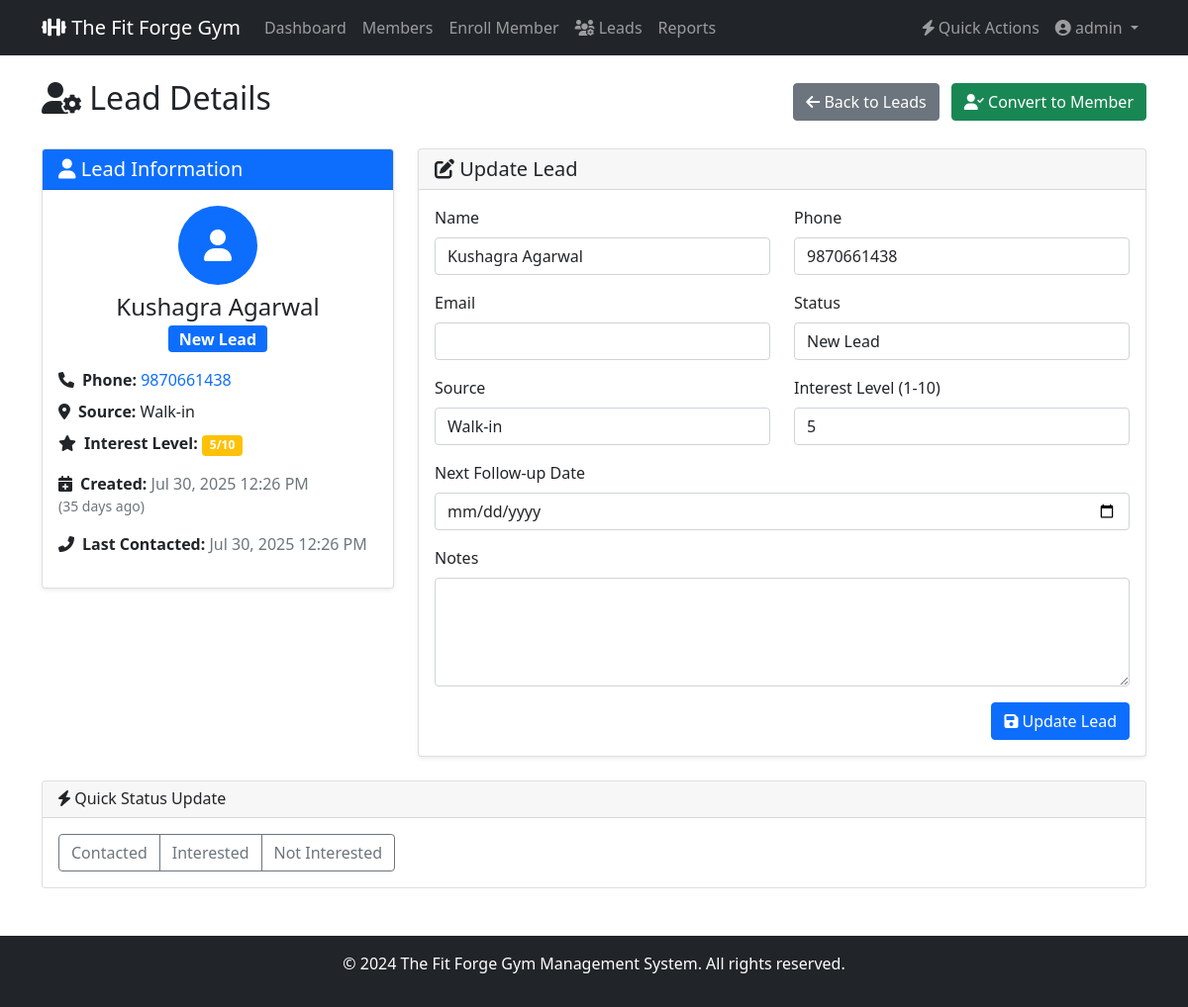
The page /leads/1/ (signed in) on the database its author committed.
### members/models.py (models this page shows, shortened)
class Lead(models.Model):
    STATUS_CHOICES = [
        ('new', 'New Lead'),
        ('contacted', 'Contacted'),
        ('interested', 'Interested'),
        ('converted', 'Converted'),
        ('not_interested', 'Not Interested'),
    ]
    SOURCE_CHOICES = [
        ('walk_in', 'Walk-in'),
        ('referral', 'Referral'),
        ('online', 'Online'),
        ('advertisement', 'Advertisement'),
        ('social_media', 'Social Media'),
        ('other', 'Other'),
    ]
    name = models.CharField(max_length=100, help_text="Full name of the visitor")
    phone = models.CharField(
        max_length=15,
        validators=[RegexValidator(r'^\+?1?\d{9,15}$', 'Enter a valid phone number.')],
        help_text="Contact number"
    )
    email = models.EmailField(blank=True, null=True, help_text="Email address (optional)")
    status = models.CharField(max_length=20, choices=STATUS_CHOICES, default='new')
    source = models.CharField(max_length=20, choices=SOURCE_CHOICES, default='walk_in')
    interest_level = models.IntegerField(
        default=5,
        help_text="Interest level from 1-10 (10 being highest)"
    )
    notes = models.TextField(blank=True, null=True, help_text="Additional notes about the lead")
    last_contacted = models.DateTimeField(blank=True, null=True)
    next_follow_up = models.DateField(blank=True, null=True, help_text="Next follow-up date")
    converted_member = models.ForeignKey(
        Member,
        on_delete=models.SET_NULL,
        blank=True,
        null=True,
        help_text="If converted, link to the member record"
    )
    conversion_date = models.DateTimeField(blank=True, null=True)
    created_at = models.DateTimeField(auto_now_add=True)
    updated_at = models.DateTimeField(auto_now=True)
    class Meta:
        ordering = ['-created_at']
        verbose_name = "Lead"
        verbose_name_plural = "Leads"
    @property
    def days_since_created(self):
        return (timezone.now() - self.created_at).days

### members/views.py (the view)
# urls.py: path('leads/<int:pk>/', views.lead_detail, name='lead_detail'),
@login_required
def lead_detail(request, pk):
    lead = get_object_or_404(Lead, pk=pk)
    if request.method == 'POST':
        form = LeadUpdateForm(request.POST, instance=lead)
        if form.is_valid():
            updated_lead = form.save()
            if updated_lead.status == 'contacted' and not updated_lead.last_contacted:
                updated_lead.last_contacted = timezone.now()
                updated_lead.save()
            messages.success(request, f'Lead {lead.name} updated successfully!')
            return redirect('lead_detail', pk=lead.pk)
    else:
        form = LeadUpdateForm(instance=lead)
    context = {
        'lead': lead,
        'form': form,
    }
    return render(request, 'members/lead_detail.html', context)

### members/forms.py (shortened to what this page needs)
class LeadUpdateForm(forms.ModelForm):
    class Meta:
        model = Lead
        fields = [
            'name', 'phone', 'email', 'status', 'source', 'interest_level',
            'notes', 'next_follow_up'
        ]
        widgets = {
            'name': forms.TextInput(attrs={'class': 'form-control'}),
            'phone': forms.TextInput(attrs={'class': 'form-control'}),
            'email': forms.EmailInput(attrs={'class': 'form-control'}),
            'status': forms.Select(attrs={'class': 'form-control'}),
            'source': forms.Select(attrs={'class': 'form-control'}),
            'interest_level': forms.NumberInput(attrs={
                'class': 'form-control',
                'min': 1,
                'max': 10
            }),
            'notes': forms.Textarea(attrs={'class': 'form-control', 'rows': 4}),
            'next_follow_up': forms.DateInput(attrs={
                'class': 'form-control',
                'type': 'date'
            })
        }

### templates/members/lead_detail.html (shortened to what this page needs)
{% extends 'base.html' %}
{% block content %}
<div class="d-flex justify-content-between align-items-center mb-4">
    <h2><i class="fas fa-user-cog"></i> Lead Details</h2>
    <div>
        <a href="{% url 'lead_list' %}" class="btn btn-secondary me-2">
            <i class="fas fa-arrow-left"></i> Back to Leads
        </a>
        {% if lead.status != 'converted' %}
        <a href="{% url 'convert_lead' lead.pk %}" class="btn btn-success">
            <i class="fas fa-user-check"></i> Convert to Member
        </a>
        {% endif %}
    </div>
</div>
<div class="row">
    <div class="col-lg-4">
        <div class="card shadow-sm">
            <div class="card-header bg-primary text-white">
                <h5 class="mb-0"><i class="fas fa-user"></i> Lead Information</h5>
            </div>
            <div class="card-body">
                <div class="text-center mb-3">
                    <div class="bg-primary rounded-circle d-flex align-items-center justify-content-center mx-auto"
                         style="width: 80px; height: 80px;">
                        <i class="fas fa-user text-white fa-2x"></i>
                    </div>
                    <h4 class="mt-2 mb-1">{{ lead.name }}</h4>
                    <span class="badge
                        {% if lead.status == 'new' %}bg-primary
                        {% elif lead.status == 'contacted' %}bg-warning
                        {% elif lead.status == 'interested' %}bg-info
                        {% elif lead.status == 'converted' %}bg-success
                        {% else %}bg-secondary{% endif %} fs-6">
                        {{ lead.get_status_display }}
                    </span>
                </div>
                <div class="row g-2 mb-3">
                    <div class="col-12">
                        <strong><i class="fas fa-phone me-2"></i>Phone:</strong>
                        <a href="tel:{{ lead.phone }}" class="text-decoration-none">{{ lead.phone }}</a>
                    </div>
                    <div class="col-12">
                        <strong><i class="fas fa-map-marker-alt me-2"></i>Source:</strong>
                        {{ lead.get_source_display }}
                    </div>
                    <div class="col-12">
                        <strong><i class="fas fa-star me-2"></i>Interest Level:</strong>
                        <span class="badge
                            {% if lead.interest_level >= 8 %}bg-success
                            {% elif lead.interest_level >= 5 %}bg-warning
                            {% else %}bg-danger{% endif %}">
                            {{ lead.interest_level }}/10
                        </span>
                    </div>
                </div>
                <div class="mb-3">
                    <strong><i class="fas fa-calendar-plus me-2"></i>Created:</strong>
                    <span class="text-muted">{{ lead.created_at|date:"M d, Y g:i A" }}</span>
                    <small class="text-muted d-block">({{ lead.days_since_created }} days ago)</small>
                </div>
                {% if lead.last_contacted %}
                <div class="mb-3">
                    <strong><i class="fas fa-phone-alt me-2"></i>Last Contacted:</strong>
                    <span class="text-muted">{{ lead.last_contacted|date:"M d, Y g:i A" }}</span>
                </div>
                {% endif %}
            </div>
        </div>
    </div>
    <div class="col-lg-8">
        <div class="card shadow-sm">
            <div class="card-header">
                <h5 class="mb-0"><i class="fas fa-edit"></i> Update Lead</h5>
            </div>
            <div class="card-body">
                <form method="post">
                    <div class="row">
                        <div class="col-md-6 mb-3">
                            <label for="{{ form.name.id_for_label }}" class="form-label">Name</label>
                            {{ form.name }}
                        </div>
                        <div class="col-md-6 mb-3">
                            <label for="{{ form.phone.id_for_label }}" class="form-label">Phone</label>
                            {{ form.phone }}
                        </div>
                    </div>
                    <div class="row">
                        <div class="col-md-6 mb-3">
                            <label for="{{ form.email.id_for_label }}" class="form-label">Email</label>
                            {{ form.email }}
                        </div>
                        <div class="col-md-6 mb-3">
                            <label for="{{ form.status.id_for_label }}" class="form-label">Status</label>
                            {{ form.status }}
                        </div>
                    </div>
                    <div class="row">
                        <div class="col-md-6 mb-3">
                            <label for="{{ form.source.id_for_label }}" class="form-label">Source</label>
                            {{ form.source }}
                        </div>
                        <div class="col-md-6 mb-3">
                            <label for="{{ form.interest_level.id_for_label }}" class="form-label">Interest Level (1-10)</label>
                            {{ form.interest_level }}
                        </div>
                    </div>
                    <div class="mb-3">
                        <label for="{{ form.next_follow_up.id_for_label }}" class="form-label">Next Follow-up Date</label>
                        {{ form.next_follow_up }}
                    </div>
                    <div class="mb-3">
                        <label for="{{ form.notes.id_for_label }}" class="form-label">Notes</label>
                        {{ form.notes }}
                    </div>
                    <div class="d-grid gap-2 d-md-flex justify-content-md-end">
                        <button type="submit" class="btn btn-primary">
                            <i class="fas fa-save me-1"></i>Update Lead
                        </button>
                    </div>
                </form>
            </div>
        </div>
    </div>
</div>
{% if lead.status != 'converted' %}
<div class="row mt-4">
    <div class="col-12">
        <div class="card">
            <div class="card-header">
                <h6 class="mb-0"><i class="fas fa-bolt"></i> Quick Status Update</h6>
            </div>
            <div class="card-body">
                <div class="btn-group" role="group">
                    {% for status_code, status_display in lead.STATUS_CHOICES %}
                    {% if status_code != lead.status and status_code != 'converted' %}
                    <button type="button" class="btn btn-outline-secondary"
                            onclick="updateStatus('{{ status_code }}', '{{ status_display }}')">
                        {{ status_display }}
                    </button>
                    {% endif %}
                    {% endfor %}
                </div>
            </div>
        </div>
    </div>
</div>
{% endif %}
{% endblock %}

### templates/base.html (shortened to what this page needs)
<!DOCTYPE html>
<html lang="en">
<head>
    <link href="https://cdn.jsdelivr.net/npm/bootstrap@5.1.3/dist/css/bootstrap.min.css" rel="stylesheet">
    <link href="https://cdnjs.cloudflare.com/ajax/libs/font-awesome/6.0.0/css/all.min.css" rel="stylesheet">
</head>
<body>
    <nav class="navbar navbar-expand-lg navbar-dark bg-dark">
        <div class="container">
            <a class="navbar-brand" href="{% url 'home' %}">
                <i class="fas fa-dumbbell"></i> The Fit Forge Gym
            </a>
            <div class="collapse navbar-collapse" id="navbarNav">
                <ul class="navbar-nav me-auto">
                    {% if not user.is_authenticated %}
                    <li class="nav-item">
                        <a class="nav-link {% if request.resolver_match.url_name == 'home' %}active{% endif %}" href="{% url 'home' %}">Home</a>
                    </li>
                    {% elif user.is_authenticated %}
                    <li class="nav-item">
                        <a class="nav-link {% if request.resolver_match.url_name == 'dashboard' %}active{% endif %}" href="{% url 'dashboard' %}">Dashboard</a>
                    </li>
                    <li class="nav-item">
                        <a class="nav-link {% if request.resolver_match.url_name == 'member_list' %}active{% endif %}" href="{% url 'member_list' %}">Members</a>
                    </li>
                    <li class="nav-item">
                        <a class="nav-link {% if request.resolver_match.url_name == 'member_enroll' %}active{% endif %}" href="{% url 'member_enroll' %}">Enroll Member</a>
                    </li>
                    <li class="nav-item">
                        <a class="nav-link {% if request.resolver_match.url_name == 'lead_list' %}active{% endif %}" href="{% url 'lead_list' %}">
                            <i class="fas fa-users-cog"></i> Leads
                        </a>
                    </li>
                    <li class="nav-item">
                        <a class="nav-link {% if request.resolver_match.url_name == 'reports' %}active{% endif %}" href="{% url 'reports' %}">Reports</a>
                    </li>
                    {% endif %}
                </ul>
                <ul class="navbar-nav">
                    {% if user.is_authenticated %}
                    <li class="nav-item">
                        <a class="nav-link {% if request.resolver_match.url_name == 'quick_actions' %}active{% endif %}" href="{% url 'quick_actions' %}">
                            <i class="fas fa-bolt"></i> Quick Actions
                        </a>
                    </li>
                    <li class="nav-item dropdown">
                        <a class="nav-link dropdown-toggle" href="#" id="navbarDropdown" role="button" data-bs-toggle="dropdown">
                            <i class="fas fa-user-circle"></i> {{ user.first_name|default:user.username }}
                        </a>
                    </li>
                    {% else %}
                    <li class="nav-item">
                        <a class="nav-link login-btn" href="{% url 'login' %}">
                            <i class="fas fa-sign-in-alt"></i> Login
                        </a>
                    </li>
                    {% endif %}
                </ul>
            </div>
        </div>
    </nav>
    <main class="container mt-4">
        {% block content %}{% endblock %}
    </main>
    <footer class="bg-dark text-white text-center py-3 mt-5">
        <div class="container">
            <p>&copy; 2024 The Fit Forge Gym Management System. All rights reserved.</p>
        </div>
    </footer>
</body>
</html>

### rows shown on the page
Lead: name "Kushagra Agarwal", status "New Lead", phone "9870661438", source "Walk-in", interest_level "5", created_at "Jul 30, 2025 12:26 PM", days_since_created "35", last_contacted "Jul 30, 2025 12:26 PM"

### other values the page prints
{{ user.first_name|default:user.username }} "admin"
{{ status_display }} "Contacted" "Interested" "Not Interested"
